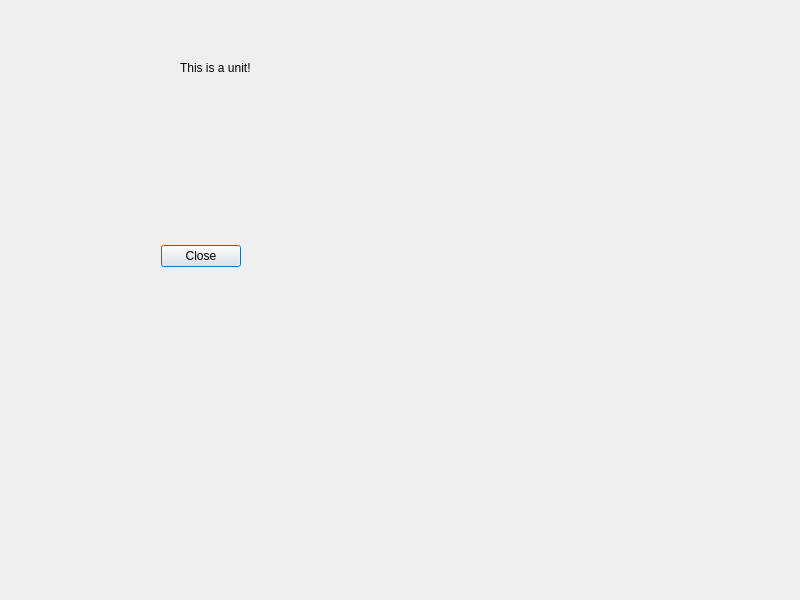
<?xml version="1.0" encoding="UTF-8"?>
<ui version="4.0">
 <class>Dialog</class>
 <widget class="QDialog" name="Dialog">
  <property name="geometry">
   <rect>
    <x>0</x>
    <y>0</y>
    <width>800</width>
    <height>600</height>
   </rect>
  </property>
  <property name="windowTitle">
   <string>Dialog</string>
  </property>
  <widget class="QDialogButtonBox" name="buttonBox">
   <property name="geometry">
    <rect>
     <x>30</x>
     <y>240</y>
     <width>341</width>
     <height>32</height>
    </rect>
   </property>
   <property name="orientation">
    <enum>Qt::Orientation::Horizontal</enum>
   </property>
   <property name="standardButtons">
    <set>QDialogButtonBox::StandardButton::Close</set>
   </property>
   <property name="centerButtons">
    <bool>true</bool>
   </property>
  </widget>
  <widget class="QLabel" name="label">
   <property name="geometry">
    <rect>
     <x>180</x>
     <y>60</y>
     <width>91</width>
     <height>16</height>
    </rect>
   </property>
   <property name="text">
    <string>This is a unit!</string>
   </property>
  </widget>
  <widget class="QLabel" name="label_2">
   <property name="geometry">
    <rect>
     <x>600</x>
     <y>-190</y>
     <width>49</width>
     <height>16</height>
    </rect>
   </property>
   <property name="text">
    <string>TextLabel</string>
   </property>
  </widget>
 </widget>
 <resources/>
 <connections>
  <connection>
   <sender>buttonBox</sender>
   <signal>accepted()</signal>
   <receiver>Dialog</receiver>
   <slot>accept()</slot>
   <hints>
    <hint type="sourcelabel">
     <x>248</x>
     <y>254</y>
    </hint>
    <hint type="destinationlabel">
     <x>157</x>
     <y>274</y>
    </hint>
   </hints>
  </connection>
  <connection>
   <sender>buttonBox</sender>
   <signal>rejected()</signal>
   <receiver>Dialog</receiver>
   <slot>reject()</slot>
   <hints>
    <hint type="sourcelabel">
     <x>316</x>
     <y>260</y>
    </hint>
    <hint type="destinationlabel">
     <x>286</x>
     <y>274</y>
    </hint>
   </hints>
  </connection>
 </connections>
</ui>
